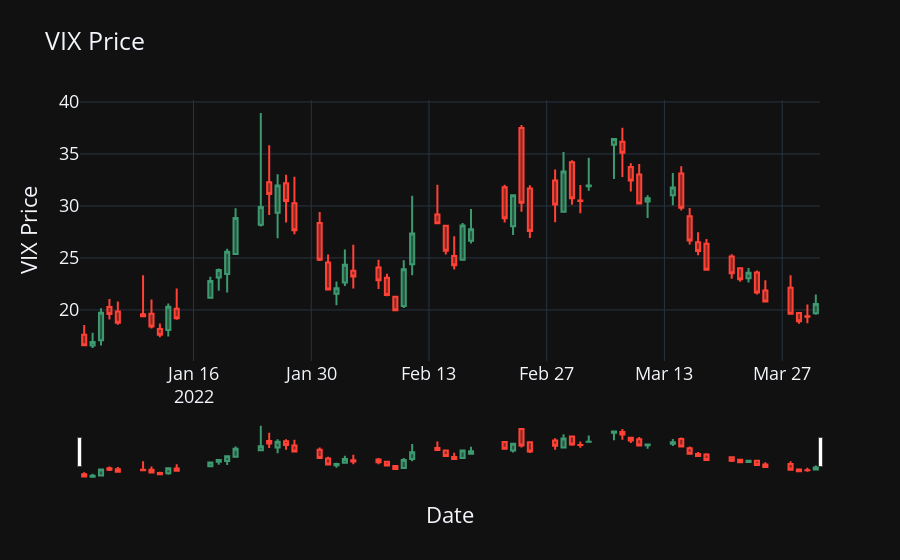

The cell this chart's notebook holds for it:
### Code cell
import pandas as pd

df_viz = df[df["Date"] > "2022-01-01"]
df_viz = df_viz[df_viz["Date"] < "2022-04-01"]

fig = go.Figure(data=[go.Candlestick(
                x=df_viz['Date'],
                open=df_viz['Open'],
                high=df_viz['High'],
                low=df_viz['Low'],
                close=df_viz['Close']
                ,name = "VIX OHLC")])

fig.update_layout(
    title='VIX Price',
    yaxis_title='VIX Price',
    xaxis_title='Date',
    font=dict(
        size=18,
    )
)

fig.write_html(f"Visualizations/Screenshots/VIX_sample_1.html")


fig.show()
